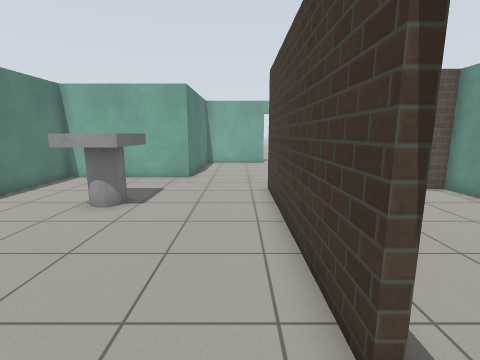
[1] (above)

19 first-person views from a walk through a Gazebo world. The camera is 1.2 m above the floor, tilts 10° down and sees 85° across. The floor is counted in squares, 0.5 m on a side. Each view is taken from the middle of a square. On the plan, view 1 faces up. The plan holds only what a view shows up to about 17 squares ahead; the rest is blank. Simple patterns stand in for the simulator's built-in surfaces.

[2]
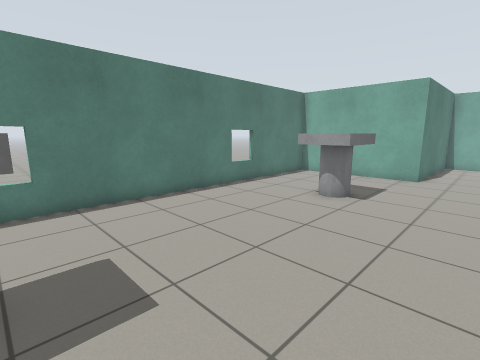

[3]
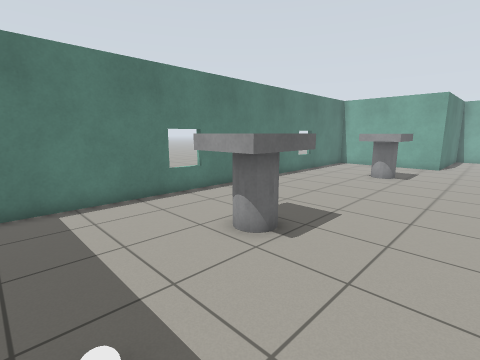

[4]
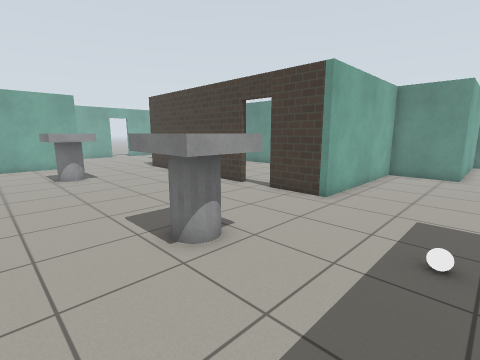

[5]
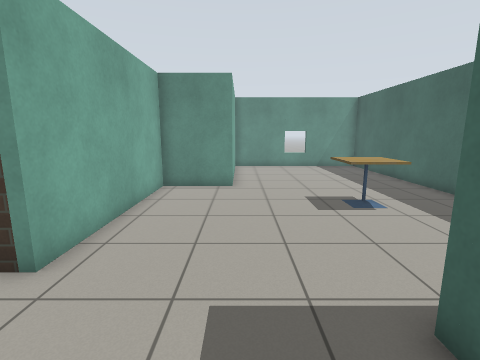

[6]
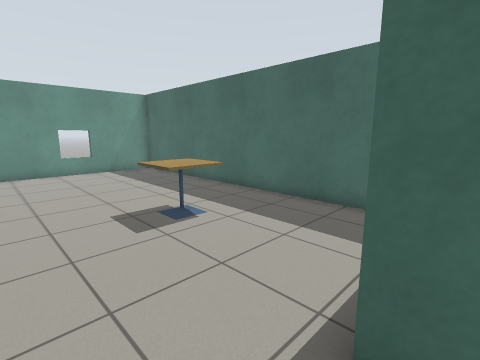

[7]
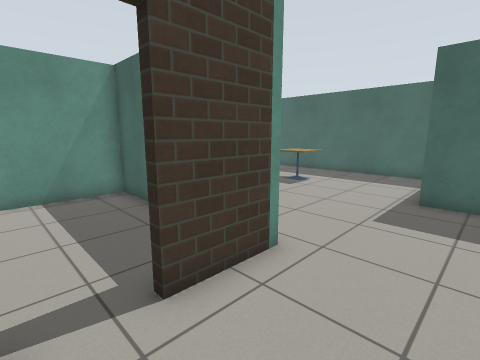

[8]
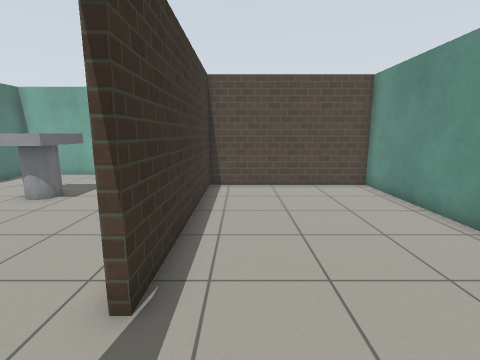

[9]
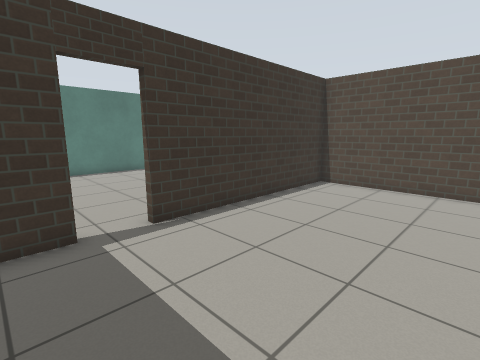

[10]
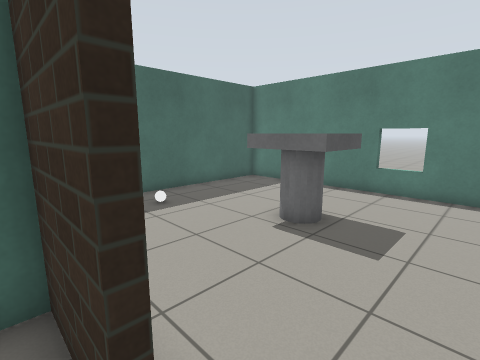

[11]
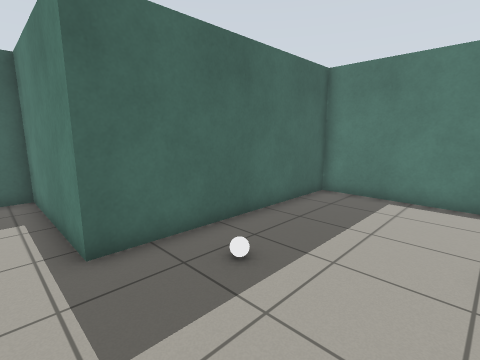

[12]
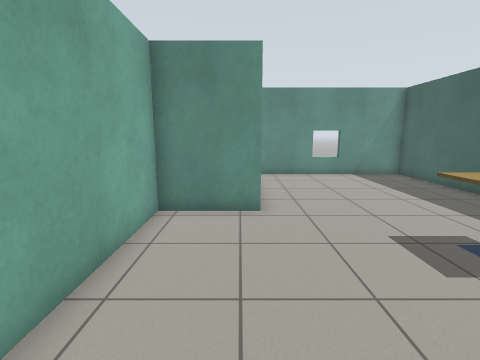

[13]
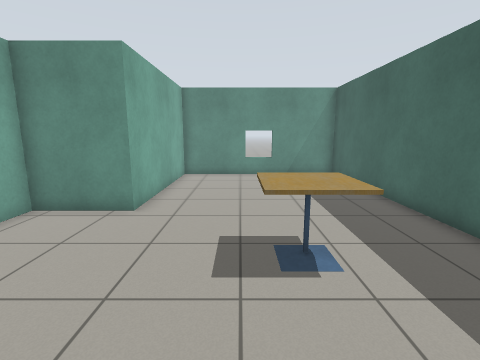

[14]
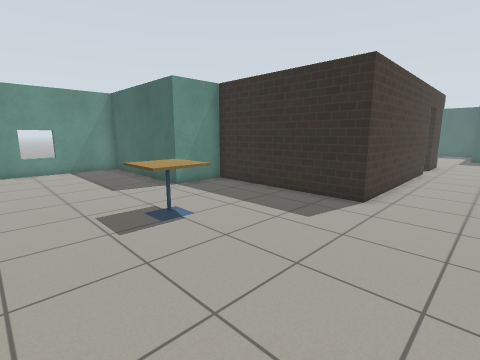

[15]
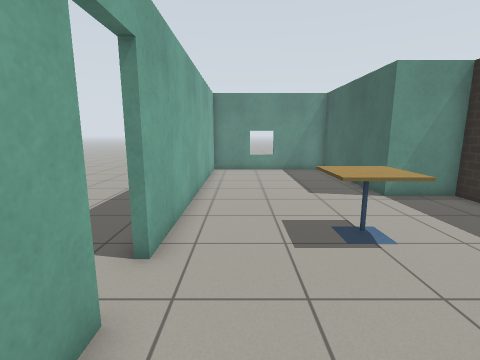

[16]
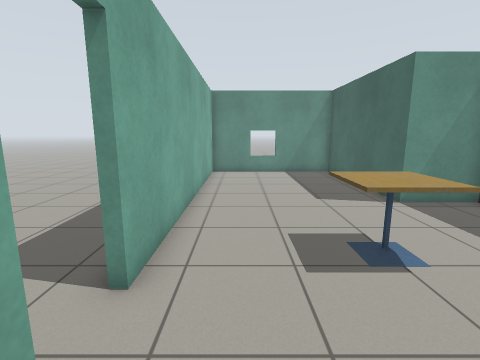

[17]
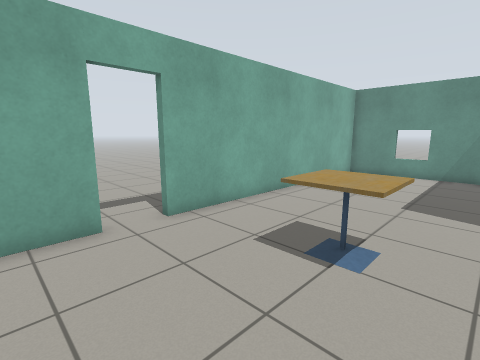

[18]
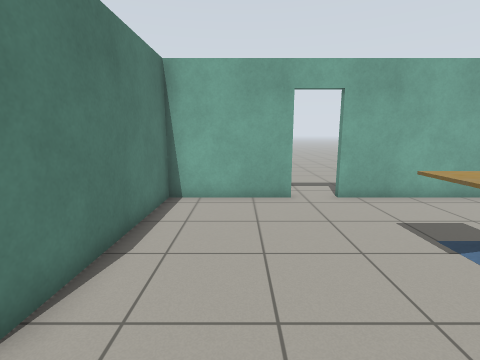

[19]
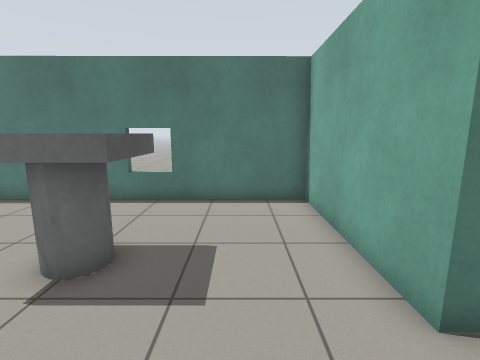

### Floor plan
Points are (right, up) in squares from view 1. A wall is a line through its corners. A room is listed if a view was taken in it or the views show most of it. See-through windows are left out.
Room 1 (views 1, 2, 4, 5, 6, 7)
walls: (1.2, 2.1) (1.2, 11.6); (1.2, -2.4) (1.2, 0.3); (-2.8, 14.4) (-9.5, 14.4) (-9.4, -8.3) (-0.2, -8.3)
ways out: opening at (0, -5) to room 2; open door at (1, 1.5) to room 3; opening at (-1.5, 12.8) to room 4
objects: table (-5, -3) to (-4, -1); table (-5, 8) to (-4, 10); white ball (-2, -6)
Room 2 (views 3, 11, 12, 13)
walls: (-0.2, -8.3) (-0.2, -14.6) (16.7, -14.6) (16.7, -5.7) (9, -5.7) (9, -2.4) (1.2, -2.4)
ways out: opening at (0, -5) to room 1
objects: cafe table (5, -11) to (6, -10)
Room 3 (views 8, 9, 10)
walls: (9, 5.2) (9, 11.3) (1.6, 11.3) (1.6, 2.1); (1.6, 0.3) (1.6, -2.1) (2.1, -2.1); (6.8, -2.1) (9, -2.1) (9, 1.7)
ways out: open door at (1, 1.5) to room 1
Room 4 (views 14, 15, 16, 17, 18, 19)
walls: (2, 21.7) (-2.7, 21.7) (-2.8, 14.4); (1.2, 11.6) (9, 11.6) (9, 14.3) (16.7, 14.3) (16.7, 21.7) (3.7, 21.7)
ways out: opening at (-1.5, 12.8) to room 1; open door at (2.5, 22)
objects: cafe table (4, 16) to (6, 18)

Where each view was taken, in squares from view 1:
view 1: 0 up, 0 right, facing up
view 2: 1 down, 0 right, facing up-left
view 3: 7 down, 0 right, facing up-left
view 4: 7 down, 8 left, facing up-right
view 5: 6 down, 3 left, facing right
view 6: 6 down, 1 left, facing down-right
view 7: 2 up, 2 left, facing down-right
view 8: 1 down, 3 right, facing up
view 9: 1 down, 8 right, facing up-left
view 10: 2 up, 2 right, facing down-left
view 11: 3 down, 1 right, facing down-left
view 12: 5 down, 1 right, facing right
view 13: 9 down, 1 right, facing right
view 14: 21 up, 2 left, facing down-right
view 15: 20 up, 1 left, facing right
view 16: 20 up, 0 right, facing right
view 17: 15 up, 0 right, facing up-right
view 18: 12 up, 0 right, facing up
view 19: 12 up, 0 right, facing left
